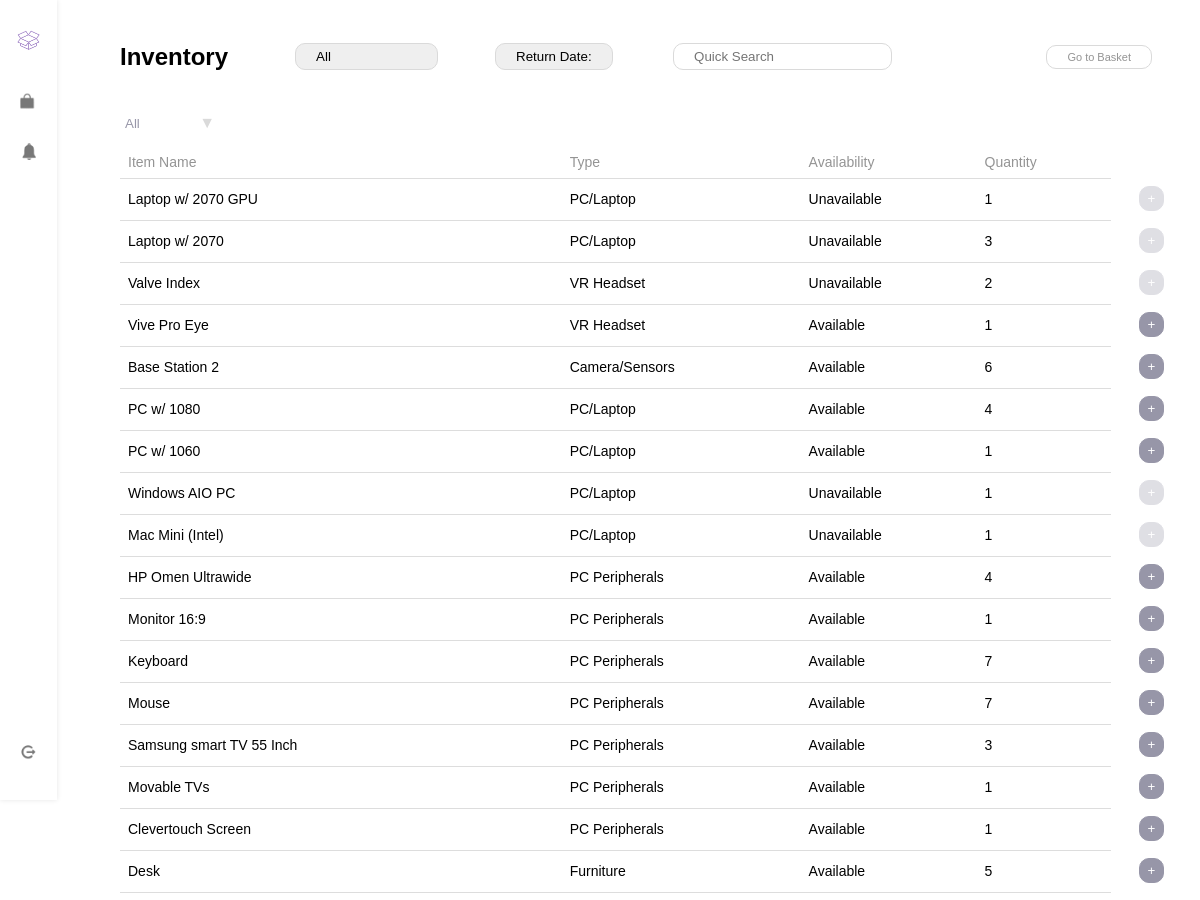
The app's page /inventory/ (upper part), older data.
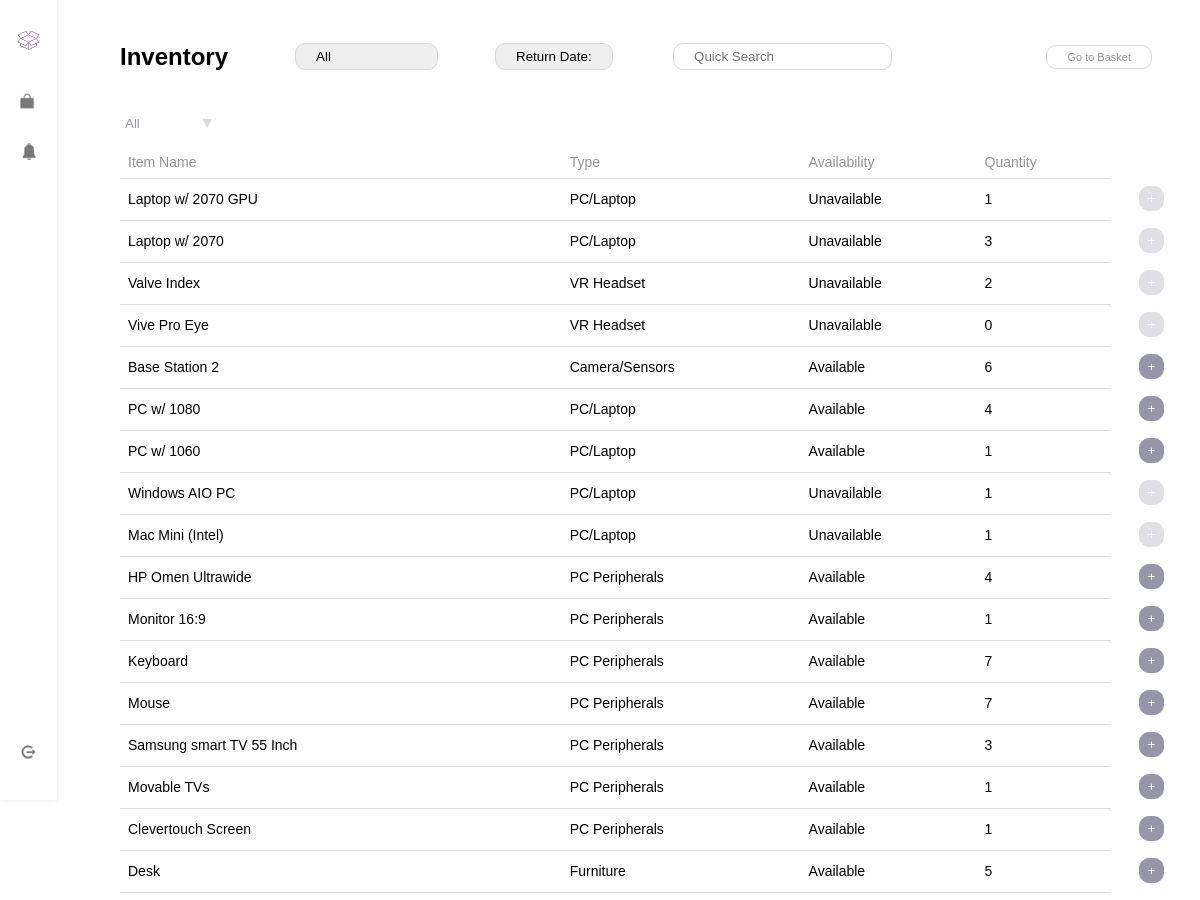
The same page, newer data.
### inventory/models.py (models this page shows)
class InventoryItem(models.Model):
    name = models.CharField(max_length=100)
    item_type = models.CharField(max_length=100, default='')
    status = models.CharField(max_length=100, default='Available')
    quantity = models.IntegerField(default=0)
    audit_date = models.DateField(default=None, null=True, blank=True)
    location = models.CharField(max_length=100, default='')
    availability = models.BooleanField(default=False)
    comments = models.CharField(max_length=200, default='')
    onsite_only = models.BooleanField(default=False)
    return_date = models.DateField(default=None, null=True, blank=True)
    class Meta:
        db_table = 'inventory_item'

### inventory/views.py (the view)
# urls.py: path("inventory/", views.inventory_user, name="inventory-user"),
def inventory_user(request):
    inventory_items = InventoryItem.objects.all()
    return render(request, 'inventory_user.html', {'inventory_items': inventory_items})

### templates/inventory_user.html (shortened to what this page needs)
{% load static %}
<!DOCTYPE html>
<html lang="en">
<head>
    <link rel="stylesheet" href="{% static 'css/stylesheet.css' %}">
</head>
<body>
    <nav class="sidenav">
        <ul class="sidenav-list">
            <div class="logo"> <a href="{% url 'dashboard-user' %}"> <img src="{%  static 'images/purplelogo.png' %}" alt="purple-logo" width="63" height="63" > </a> </div>
            <div class="basket-icon">
                <li><a href="{% url 'basket' %}"> <img src="{% static 'images/basket.png' %}" alt="basket-icon" width="53" height="53"></a> </li>
            </div>
            <div class="basket-icon" >
                <li><a href="{% url 'dashboard-user' %}"> <img src="{% static 'images/bell2.png'%}" alt="bell-icon" width="50" height="50"></a> </li>
            </div>
             <div class="logout-icon">
                <a href="{% url 'logout' %}"> <img src="{% static 'images/logout.png'%}" alt="logout-icon" width="50" height="50"> </a>
            </div>
        </ul>
    </nav>
<section id="inv">
    <section id="filter-list">
    <div class="inventory-header">
        <h2> Inventory </h2>
            <div class="custom-dropdown-one">
                <select id="type-filter" name="item-type" onchange="filterInventory()">
                    <option value="all">All</option>
                </select>
            </div>
        <div class="custom-dropdown-two">
        <select id="date-filter">
            <option value="name">Return Date: </option>
        </select>
    </div>
        <div class="search-bar">
            <form action="/search" method="get">
                <input type="text" name="searchbar" placeholder="Quick Search">
            </form>
        </div>
        <div class="add-button"> <a href="{% url 'basket' %}">
            Go to Basket
        </a>
        </div>
</div>
    <section id="inventory-list">
            <div class="inventory-filter">
                <div class="custom-dropdown">
                    <select id="stock-filter" name="availability" onchange="filterInventory()">
                        <option value="all">All</option>
                    </select>
                    <span class="arrow">▼</span>
                </div>
            </div>
        <table>
            <thead>
                <tr>
                        <th>Item Name</th>
                        <th>Type</th>
                        <th>Availability</th>
                        <th>Quantity</th>
                </tr>
            </thead>
            <tbody>
                {% for item in inventory_items%}
                <tr class="inventory-item" data-availability="{{ item.availability }}" data-itemtype="{{ item.item_type }}">
                    <td>{{ item.name }}</td>
                    <td>{{ item.item_type }}</td>
                    {% if item.availability == True %}
                        <td>Available</td>
                    {% else %}
                         <td>Unavailable</td>
                    {% endif %}
                    <td>{{ item.quantity }}</td>
                    <td>
                        <form class="add-to-basket-form" data-item-id="{{ item.id }}" data-item-name="{{ item.name }}">
                            <button type="submit" class="add-to-basket-btn" {% if not item.availability %} disabled {% endif %}>+</button>
                        </form>
                    </td>
                </tr>
                {% endfor %}
            </tbody>
        </table>
    </section>
    </section>
</section>
</body>
</html>

Row changes from the older to the newer data that the page shows:
changed InventoryItem "Vive Pro Eye": quantity "1" → "0"; availability "Available" → "Unavailable"
